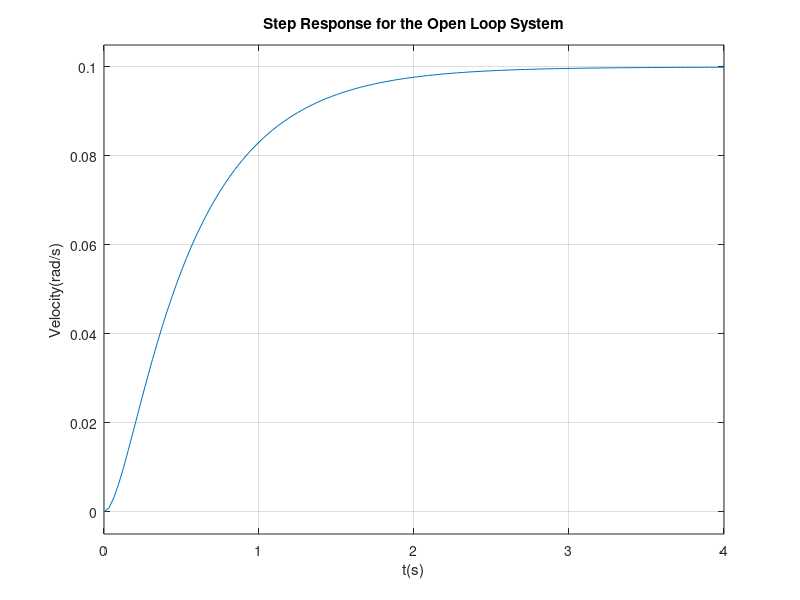

Write MATLAB code to recreate this figure. (Note: this script raises an error after producing the figure.)
clc; clear; close all;

J=0.01;
b=0.1;
K=0.01;
R=1;
L=0.5;

s = tf('s');
open_sys = K/((J*s+b)*(L*s+R)+K^2);
step (open_sys,4);

xlabel('t(s)'),ylabel('Velocity(rad/s)');
title('Step Response for the Open Loop System');

stats = stepinfo(open_sys);
v_max = stats.Peak;
Ts = stats.SettlingTime;
fprintf("The maximum speed is: %.2f rad/s \n", v_max)
fprintf("Time to reach to the peak: %.2f s \n", Ts)